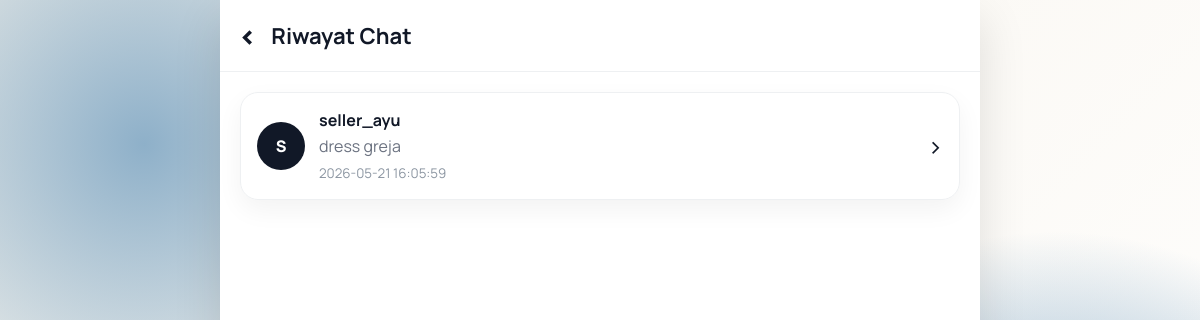
Page /pembeli/chat.php (signed in) on the earlier database version.
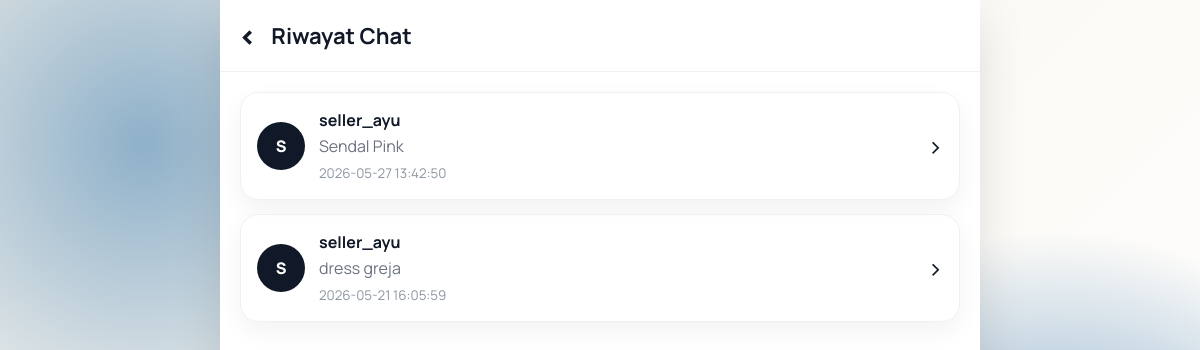
Same page on the later database version.
### tables this page shows
CREATE TABLE `chat` (
  `id_chat` int(11) NOT NULL,
  `id_produk` int(11) NOT NULL,
  `id_pembeli` int(11) NOT NULL,
  `id_penjual` int(11) NOT NULL,
  `tanggal_chat` datetime DEFAULT current_timestamp()
);

CREATE TABLE `user` (
  `id_user` int(11) NOT NULL,
  `foto_profile` varchar(255) DEFAULT NULL,
  `username` varchar(50) NOT NULL,
  `nama_lengkap` varchar(100) NOT NULL,
  `email` varchar(100) NOT NULL,
  `password` varchar(255) NOT NULL,
  `nomor_telepon` varchar(20) DEFAULT NULL,
  `role` enum('admin','penjual','pembeli') NOT NULL,
  `status` enum('aktif','nonaktif') DEFAULT 'aktif',
  `tanggal_bergabung` datetime DEFAULT current_timestamp()
);

CREATE TABLE `produk` (
  `id_produk` int(11) NOT NULL,
  `id_user` int(11) NOT NULL,
  `id_kategori` int(11) NOT NULL,
  `nama_produk` varchar(100) NOT NULL,
  `deskripsi` text DEFAULT NULL,
  `kondisi_barang` varchar(50) DEFAULT NULL,
  `ukuran` varchar(50) DEFAULT NULL,
  `merek` varchar(100) DEFAULT NULL,
  `alamat_produk` text DEFAULT NULL,
  `harga` int(11) NOT NULL,
  `keterangan_nego` enum('Bisa Nego','Tidak Bisa Nego') DEFAULT 'Tidak Bisa Nego',
  `status_produk` enum('Tersedia','Terjual','Dihapus') DEFAULT 'Tersedia',
  `tanggal_upload` datetime DEFAULT current_timestamp()
);

### pembeli/chat.php (the view, shortened to what this page needs)
<?php
include '../include/koneksi.php';
$id_pembeli = $_SESSION['id_user'];
if (!isset($_GET['id_chat'])) {
    $daftar_chat = mysqli_query($koneksi, "SELECT chat.*, produk.nama_produk, user.username AS username_penjual
        FROM chat
        JOIN produk ON chat.id_produk = produk.id_produk
        JOIN user ON chat.id_penjual = user.id_user
        WHERE chat.id_pembeli='$id_pembeli'
        ORDER BY chat.tanggal_chat DESC
    ");
?>
<!DOCTYPE html>
<html lang="id">
<head>
    <link rel="stylesheet" href="../assets/css/chat_pembeli.css?v=1">
</head>
<body>
<main class="chat-history-page">
    <header class="history-header">
        <a href="dashboard.php" class="back-btn">‹</a>
        <h1>Riwayat Chat</h1>
    </header>
    <section class="history-list">
        <?php if (mysqli_num_rows($daftar_chat) > 0) { ?>
            <?php while ($chat = mysqli_fetch_assoc($daftar_chat)) { ?>
                <a href="chat.php?id_chat=<?php echo $chat['id_chat']; ?>" class="history-card">
                    <div class="seller-avatar">
                        <?php echo strtoupper(substr($chat['username_penjual'], 0, 1)); ?>
                    </div>
                    <div class="history-content">
                        <h3><?php echo htmlspecialchars($chat['username_penjual']); ?></h3>
                        <p><?php echo htmlspecialchars($chat['nama_produk']); ?></p>
                        <small><?php echo htmlspecialchars($chat['tanggal_chat']); ?></small>
                    </div>
                    <span class="open-icon">›</span>
                </a>
            <?php } ?>
        <?php } else { ?>
            <div class="empty-chat">
                Belum ada riwayat chat.
            </div>
        <?php } ?>
    </section>
</main>
</body>
</html>
<?php
exit;
}
?>

Differences in the rows shown:
added chat: id_penjual.username "S", id_penjual.username "seller_ayu", id_produk.nama_produk "Sendal Pink", tanggal_chat "2026-05-27 13:42:50"
